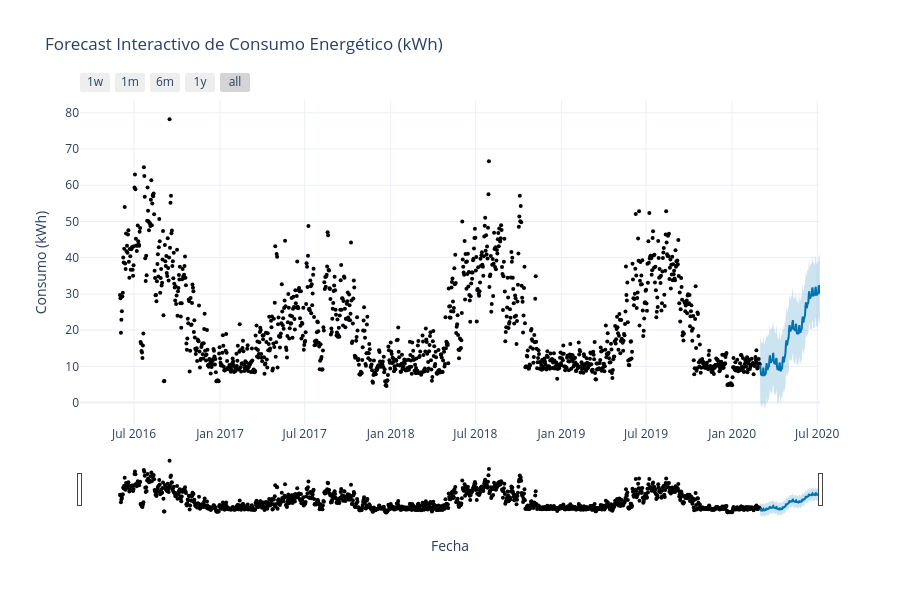

The notebook cell this image was saved under:
### Code cell
from prophet.plot import plot_plotly, plot_components_plotly

# Crear figura interactiva
fig = plot_plotly(model, forecast)

# Personalizar la figura
fig.update_layout(
    title='Forecast Interactivo de Consumo Energético (kWh)',
    xaxis_title='Fecha',
    yaxis_title='Consumo (kWh)',
    legend_title='Series',
    template='plotly_white',  # Estilo claro
    font=dict(size=12)
)

# Mostrar figura
fig.show()

### Figure 1 — Plotly figure (JSON) as saved in the notebook; plotly's stock layout.template omitted (floating-point values rounded to 4 significant figures; data arrays with more than 128 entries replaced by an {"elided": "..."} marker saying what was removed)
{"data": [{"marker": {"color": "black", "size": 4}, "mode": "markers", "name": "Actual", "type": "scatter", "x": {"elided": "1369 str values"}, "y": {"elided": "1369 float values"}}, {"hoverinfo": "skip", "line": {"width": 0}, "mode": "lines", "type": "scatter", "x": {"elided": "129 str values"}, "y": {"elided": "129 float values"}}, {"fill": "tonexty", "fillcolor": "rgba(0, 114, 178, 0.2)", "line": {"color": "#0072B2", "width": 2}, "mode": "lines", "name": "Predicted", "type": "scatter", "x": {"elided": "129 str values"}, "y": {"elided": "129 float values"}}, {"fill": "tonexty", "fillcolor": "rgba(0, 114, 178, 0.2)", "hoverinfo": "skip", "line": {"width": 0}, "mode": "lines", "type": "scatter", "x": {"elided": "129 str values"}, "y": {"elided": "129 float values"}}], "layout": {"font": {"size": 12}, "height": 600, "legend": {"title": {"text": "Series"}}, "showlegend": false, "title": {"text": "Forecast Interactivo de Consumo Energético (kWh)"}, "width": 900, "xaxis": {"rangeselector": {"buttons": [{"count": 7, "label": "1w", "step": "day", "stepmode": "backward"}, {"count": 1, "label": "1m", "step": "month", "stepmode": "backward"}, {"count": 6, "label": "6m", "step": "month", "stepmode": "backward"}, {"count": 1, "label": "1y", "step": "year", "stepmode": "backward"}, {"step": "all"}]}, "rangeslider": {"visible": true}, "title": {"text": "Fecha"}, "type": "date"}, "yaxis": {"title": {"text": "Consumo (kWh)"}}}}
